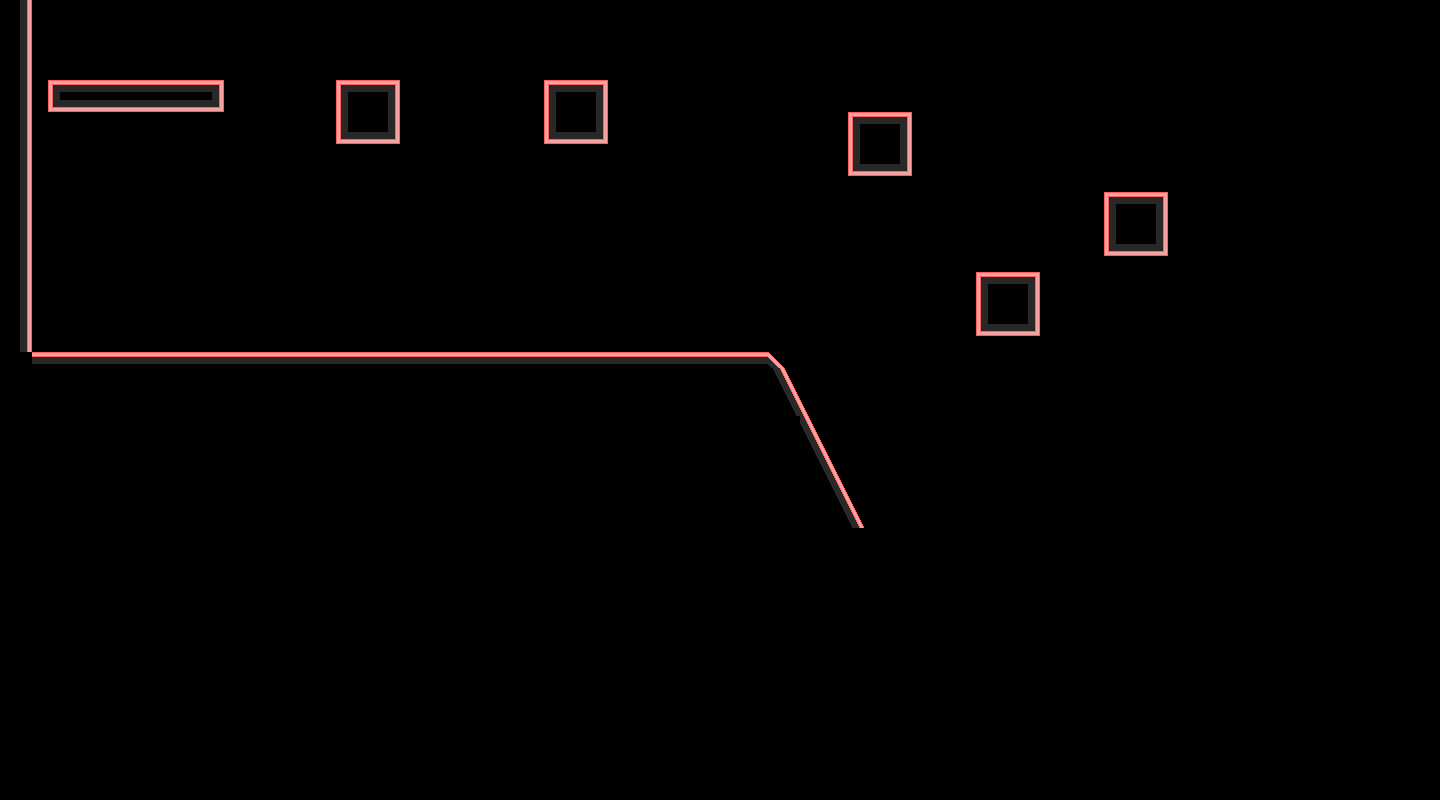

This is a level from a 2D game, rendered from its Tiled map with the project's own tilesets. A one-line summary and the map file follow, with tile-layer data summarised:
An orthogonal 90x50 tile map with 16x16 px tiles, 1 tile layer (Tile Layer 1) and 2 objects.

<map version="1.4" tiledversion="1.4.3" orientation="orthogonal" renderorder="right-down" width="90" height="50" tilewidth="16" tileheight="16" infinite="0" nextlayerid="3" nextobjectid="16">
 <tileset firstgid="1" source="Placeholders.tsx" />
 <layer id="1" name="Tile Layer 1" width="90" height="90">
  <data>[8100 cells, 1698 non-empty, 22 distinct tile ids]</data>
 </layer>
 <objectgroup id="2" name="collision-layer">
  <object id="14" x="48" y="80" width="176" height="32" />
  <object id="15" x="336" y="80" width="64" height="64" />
 </objectgroup>
</map>
